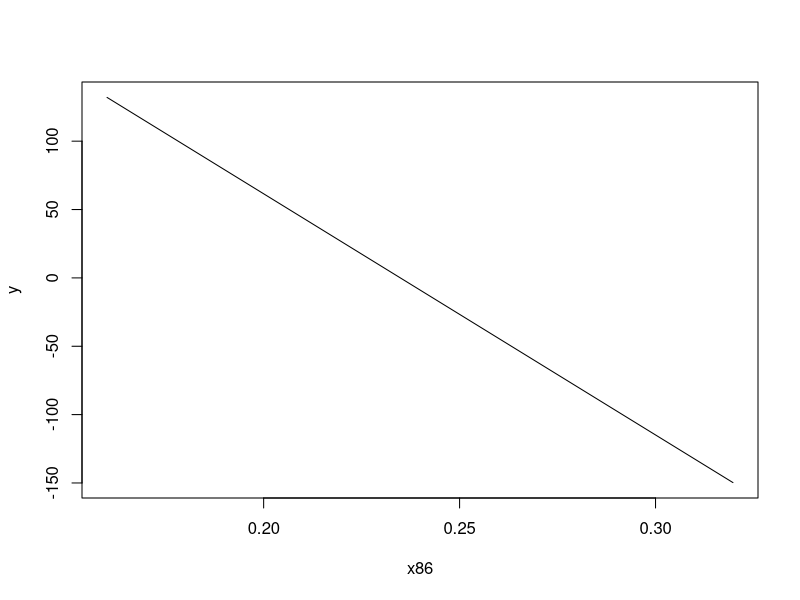
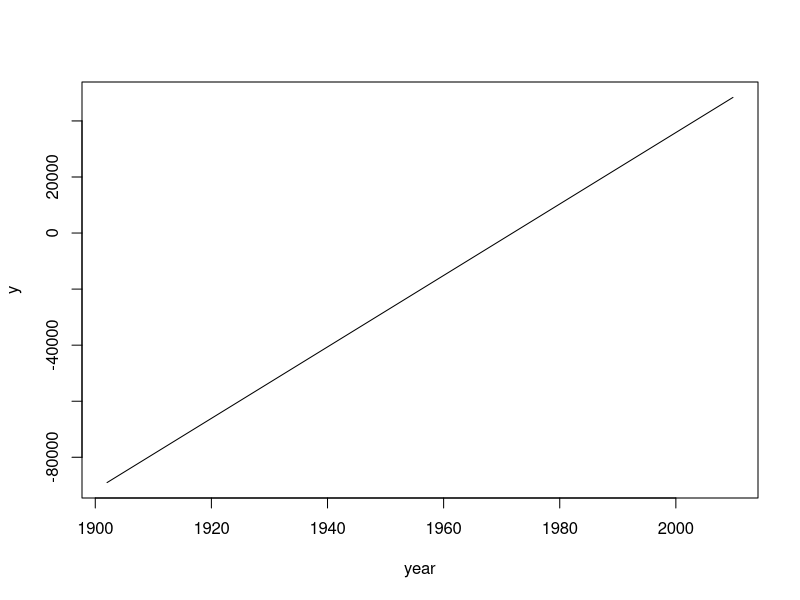

Here is the R script that generated these plots, in order:
set.seed(42)
x86 = runif(1000, min=0.16, max=.32)
y =  17.36761080075009 + ((x86 - 0.22503375) / 0.043652168617) * -77.0005762
plot(y ~ x86, type='l')

set.seed(42)
year = runif(1000, min=1902, max=2010)
y =  30752.8709375 + ((year - 1996) / 9.02574135091) * 11504.36509
plot(y ~ year, type='l')
